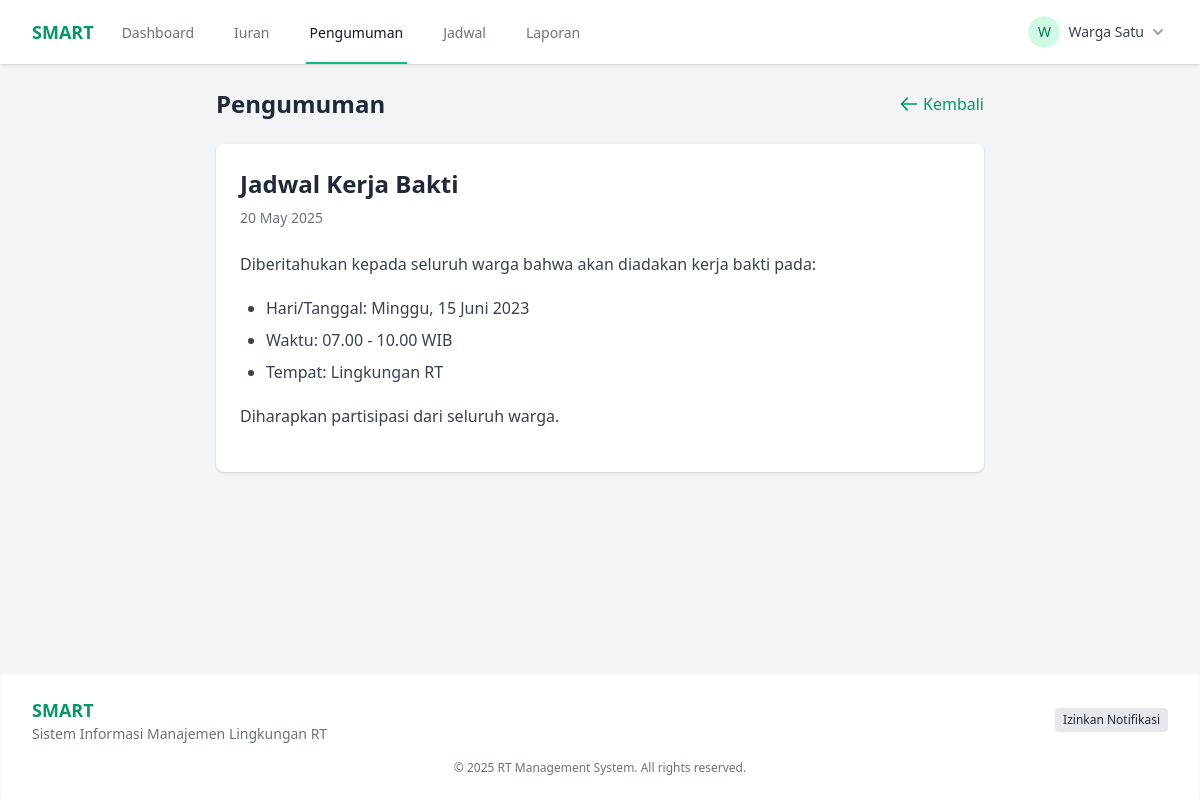
The app's page /announcement/1 (signed in) with its own data.
### tables this page shows
CREATE TABLE IF NOT EXISTS announcements (
    id INT AUTO_INCREMENT PRIMARY KEY,
    title VARCHAR(200) NOT NULL,
    content TEXT NOT NULL,
    type VARCHAR(30) NOT NULL DEFAULT 'general',  
    start_date DATE DEFAULT NULL,  
    end_date DATE DEFAULT NULL,  
    image_url VARCHAR(255) DEFAULT NULL,  
    is_pinned TINYINT(1) NOT NULL DEFAULT '0',  
    created_at DATETIME DEFAULT CURRENT_TIMESTAMP,
    updated_at DATETIME ON UPDATE CURRENT_TIMESTAMP
);

### app/controllers/ResidentController.php (called while the page is built, shortened)
<?php
class ResidentController {
    public function announcementDetail($id) {
        $announcementModel = new Announcement();
        $announcement = $announcementModel->findById($id);
        $data = ['announcement' => $announcement];
        require_once BASE_PATH . '/app/views/resident/announcement_detail.php';
    }
}

### public/index.php (called while the page is built, shortened)
<?php
require_once BASE_PATH . '/config/database.php';
spl_autoload_register(function ($class) {
    $class = str_replace('\\', DIRECTORY_SEPARATOR, $class);
    $file = BASE_PATH . DIRECTORY_SEPARATOR . $class . '.php';
});
require_once BASE_PATH . '/routes/web.php';
$url = isset($_GET['url']) ? $_GET['url'] : '';
$url = rtrim($url, '/');
Router::route($url);

### config/database.php (called while the page is built, shortened)
<?php
class Database {
    private static $instance = null;
    private $connection;
    private function __construct() {
        try {
            $this->connection = new PDO(
                'mysql:host=' . DB_HOST . ';dbname=' . DB_NAME . ';charset=utf8mb4',
                DB_USER,
                DB_PASS,
                [
                    PDO::ATTR_ERRMODE => PDO::ERRMODE_EXCEPTION,
                    PDO::ATTR_DEFAULT_FETCH_MODE => PDO::FETCH_ASSOC,
                    PDO::ATTR_EMULATE_PREPARES => false
                ]
            );
        } catch (PDOException $e) {
            die('Database Connection Error: ' . $e->getMessage());
        }
    }
    public static function getInstance() {
        if (self::$instance === null) {
            self::$instance = new self();
        }
        return self::$instance;
    }
    public function getConnection() {
        return $this->connection;
    }
}

### app/models/Announcement.php (called while the page is built, shortened)
<?php
class Announcement {
    private $db;
    public function __construct() {
        $this->db = \Database::getInstance()->getConnection();
    }
    public function findById($id) {
        $stmt = $this->db->prepare("SELECT * FROM announcements WHERE id = :id");
        $stmt->execute(['id' => $id]);
        return $stmt->fetch();
    }
}

### app/views/resident/announcement_detail.php (the view, shortened to what this page needs)
<!DOCTYPE html>
<html lang="id">
<head>
    <link href="https://cdn.jsdelivr.net/npm/tailwindcss@2.2.19/dist/tailwind.min.css" rel="stylesheet">
    <link rel="stylesheet" href="/css/styles.css">
</head>
<body class="bg-gray-100 min-h-screen flex flex-col">
    <?php include BASE_PATH . '/app/views/components/resident_header.php'; ?>
    <main class="flex-1 p-4 md:p-6">
        <div class="max-w-3xl mx-auto">
            <div class="flex justify-between items-center mb-6">
                <h1 class="text-2xl font-bold text-gray-800">Pengumuman</h1>
                <a href="/announcements" class="text-green-600 hover:text-green-800 flex items-center">
                    <svg xmlns="http://www.w3.org/2000/svg" class="h-5 w-5 mr-1" fill="none" viewBox="0 0 24 24" stroke="currentColor">
                        <path stroke-linecap="round" stroke-linejoin="round" stroke-width="2" d="M10 19l-7-7m0 0l7-7m-7 7h18" />
                    </svg>
                    Kembali
                </a>
            </div>
            <div class="bg-white rounded-lg shadow overflow-hidden">
                <div class="p-6">
                    <h2 class="text-2xl font-bold text-gray-800 mb-2"><?= htmlspecialchars($data['announcement']['title']) ?></h2>
                    <p class="text-sm text-gray-500 mb-6"><?= date('d F Y', strtotime($data['announcement']['created_at'])) ?></p>
                    <div class="prose max-w-none">
                        <?= $data['announcement']['content'] ?>
                    </div>
                </div>
            </div>
        </div>
    </main>
    <?php include BASE_PATH . '/app/views/components/resident_footer.php'; ?>
</body>
</html>

### routes/web.php (shortened to what this page needs)
<?php
class Router {
    private static $routes = [];
    public static function register($method, $url, $controller, $action) {
        self::$routes[] = [
            'method' => $method,
            'url' => $url,
            'controller' => $controller,
            'action' => $action
        ];
    }
    public static function route($url) {
        $method = $_SERVER['REQUEST_METHOD'];
        foreach (self::$routes as $route) {
            $pattern = self::convertRouteToRegex($route['url']);
            if ($route['method'] == $method && preg_match($pattern, $url, $matches)) {
                array_shift($matches);
                $controller = new $controllerName();
                call_user_func_array([$controller, $route['action']], $matches);
                return;
            }
        }
    }
    private static function convertRouteToRegex($route) {
        $route = preg_replace('/\:([a-zA-Z0-9]+)/', '([^/]+)', $route);
        return '/^' . str_replace('/', '\/', $route) . '$/';
    }
}

### public/css/styles.css (style rules this page uses)
.prose { max-width: 65ch; color: #374151; }
.prose p { margin-top: 1.25em; margin-bottom: 1.25em; }
.prose ul { margin-top: 1.25em; margin-bottom: 1.25em; list-style-type: disc; padding-left: 1.625em; }
.prose li { margin-top: 0.5em; margin-bottom: 0.5em; }

### records on screen
announcements: title "Jadwal Kerja Bakti", created_at "20 May 2025", content "Diberitahukan kepada seluruh warga bahwa akan diadakan kerja bakti pada: Hari/Tanggal: Minggu, 15 Juni 2023 Waktu: 07.00 - 10.00 WIB Tempat: Lingkungan RT Diharapkan partisipasi dari seluruh warga."
